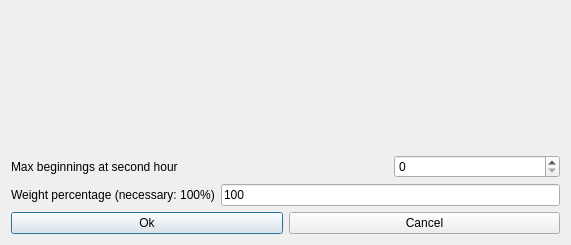
<?xml version="1.0" encoding="UTF-8"?>
<ui version="4.0">
 <class>ModifyConstraintStudentsAfternoonsEarlyMaxBeginningsAtSecondHourForm_template</class>
 <widget class="QDialog" name="ModifyConstraintStudentsAfternoonsEarlyMaxBeginningsAtSecondHourForm_template">
  <property name="geometry">
   <rect>
    <x>0</x>
    <y>0</y>
    <width>571</width>
    <height>245</height>
   </rect>
  </property>
  <property name="windowTitle">
   <string extracomment="This is the title of the dialog to modify a constraint of this type">Modify students afternoons early max beginnings at second hour</string>
  </property>
  <layout class="QGridLayout" name="gridLayout">
   <item row="1" column="0" colspan="2">
    <widget class="QLabel" name="maxBeginningsTextLabel">
     <property name="frameShape">
      <enum>QFrame::NoFrame</enum>
     </property>
     <property name="frameShadow">
      <enum>QFrame::Plain</enum>
     </property>
     <property name="text">
      <string>Max beginnings at second hour</string>
     </property>
     <property name="wordWrap">
      <bool>false</bool>
     </property>
    </widget>
   </item>
   <item row="2" column="0">
    <widget class="QLabel" name="weightTextLabel">
     <property name="frameShape">
      <enum>QFrame::NoFrame</enum>
     </property>
     <property name="frameShadow">
      <enum>QFrame::Plain</enum>
     </property>
     <property name="text">
      <string>Weight percentage (necessary: 100%)</string>
     </property>
     <property name="wordWrap">
      <bool>false</bool>
     </property>
    </widget>
   </item>
   <item row="1" column="2">
    <widget class="QSpinBox" name="maxBeginningsSpinBox"/>
   </item>
   <item row="2" column="1" colspan="2">
    <widget class="QLineEdit" name="weightLineEdit">
     <property name="text">
      <string notr="true">100</string>
     </property>
    </widget>
   </item>
   <item row="3" column="0" colspan="3">
    <layout class="QHBoxLayout">
     <item>
      <widget class="QPushButton" name="okPushButton">
       <property name="text">
        <string>Ok</string>
       </property>
      </widget>
     </item>
     <item>
      <widget class="QPushButton" name="cancelPushButton">
       <property name="text">
        <string>Cancel</string>
       </property>
      </widget>
     </item>
    </layout>
   </item>
   <item row="0" column="0">
    <spacer name="spacer20">
     <property name="orientation">
      <enum>Qt::Vertical</enum>
     </property>
     <property name="sizeType">
      <enum>QSizePolicy::Expanding</enum>
     </property>
     <property name="sizeHint" stdset="0">
      <size>
       <width>20</width>
       <height>20</height>
      </size>
     </property>
    </spacer>
   </item>
  </layout>
 </widget>
 <layoutdefault spacing="6" margin="11"/>
 <resources/>
 <connections/>
</ui>
